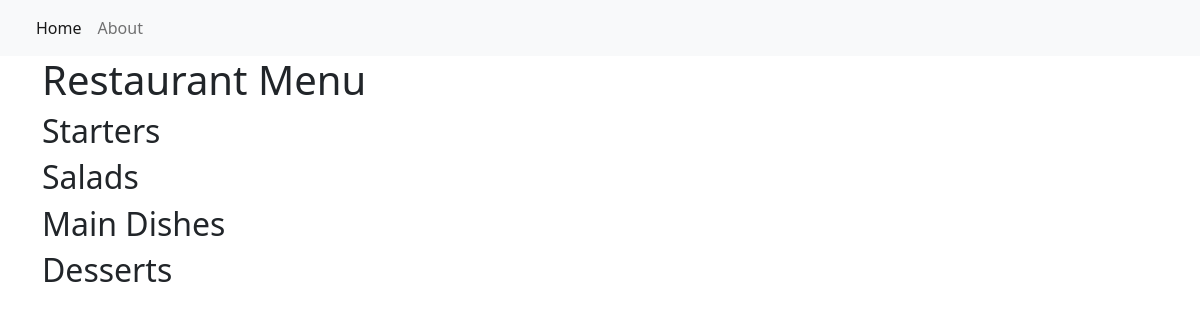
Before: / with the older database file.
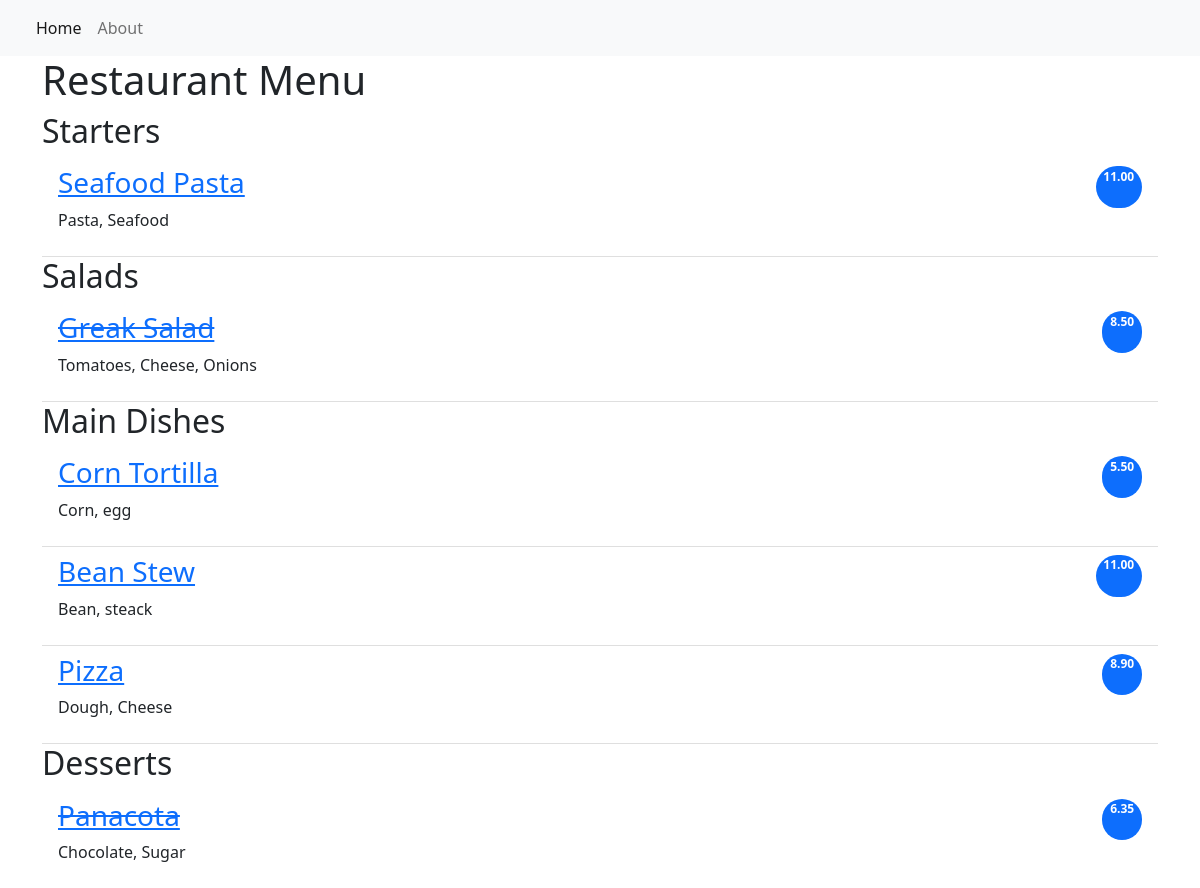
After: the same page with the newer database file.
### restaurant_menu/models.py (models this page shows, shortened)
class Item(models.Model):
    meal = models.CharField(max_length=1000, unique=True)
    description = models.CharField(max_length=2000)
    price = models.DecimalField(max_digits=10, decimal_places=2)
    meal_type = models.CharField(max_length=200, choices=MEAL_TYPE)
    author = models.ForeignKey(User, on_delete=models.PROTECT)
    status = models.IntegerField(choices=STATUS, default=0)
    date_created = models.DateTimeField(auto_now_add=True)
    date_updated = models.DateTimeField(auto_now=True)

### restaurant_menu/views.py (the view)
# urls.py: path('', views.MenuList.as_view(), name='home'),
class MenuList(generic.ListView):
    queryset = Item.objects.order_by("-date_created")
    template_name = "index.html"
    def get_context_data(self, **kwargs):
        context = super().get_context_data(**kwargs)
        context["meals"] = MEAL_TYPE
        return context

### restaurant_menu/templates/index.html
{% extends 'base.html' %}
{% block content %}
<div class="container">
    <h1>Restaurant Menu</h1>
      <ul class="list-group list-group-flush">
      {% for meal in meals %}
        <h2>{{ meal.1 }}</h2>
            {% for row in item_list %}
                {% if row.meal_type == meal.0 %}
                    {% if row.status == 0 %}
                    <li class="list-group-item d-flex justify-content-between align-item-center border-0 pb-0">
                        <a href="{% url 'menu_item' row.pk %}"><h3><del>{{ row.meal }}</del></h3></a>
                        <span class="badge bg-primary rounded-pill">{{ row.price }}</span>
                    </li>
                    <li class="list-group-item pt-0">
                        <p>{{ row.description }}</p>
                    </li>
                    {% else %}
                    <li class="list-group-item d-flex justify-content-between align-item-center border-0 pb-0">
                        <a href="{% url 'menu_item' row.pk %}"><h3>{{ row.meal }}</h3></a>
                        <span class="badge bg-primary rounded-pill">{{ row.price }}</span>
                    </li>
                    <li class="list-group-item pt-0">
                        <p>{{ row.description }}</p>
                    </li>
                    {% endif %}
                {% endif %}
            {% endfor %}
        {% endfor %}
      </ul>
</div>
{% endblock content %}

### restaurant_menu/templates/base.html (shortened to what this page needs)
<!DOCTYPE html>
<html lang="en">
    <head>
        <link href="https://cdn.jsdelivr.net/npm/bootstrap@5.2.0-beta1/dist/css/bootstrap.min.css" rel="stylesheet">
    </head>
    <body>
        <nav class="navbar navbar-expand-lg bg-light">
            <div class="container-fluid">
                <div class="collapse navbar-collapse" id="navbarNav">
                    <ul class="navbar-nav">
                         <li class="nav-item">
                            <a class="nav-link active" aria-current="page" href="{% url 'home' %}">Home</a>
                        </li>
                        <li class="nav-item">
                            <a class="nav-link" aria-current="page" href="{% url 'home' %}">About</a>
                        </li>
                    </ul>
                </div>
            </div>
        </nav>
        {% block content %}
        {% endblock content %}
    </body>
</html>

Changed rows visible on the page:
added Item: meal "Seafood Pasta", price "11.00", description "Pasta, Seafood", shown under "Starters"
added Item: meal "Greak Salad", price "8.50", description "Tomatoes, Cheese, Onions", shown under "Salads"
added Item: meal "Corn Tortilla", price "5.50", description "Corn, egg", shown under "Main Dishes"
added Item: meal "Bean Stew", price "11.00", description "Bean, steack", shown under "Main Dishes"
added Item: meal "Pizza", price "8.90", description "Dough, Cheese", shown under "Main Dishes"
added Item: meal "Panacota", price "6.35", description "Chocolate, Sugar", shown under "Desserts"
